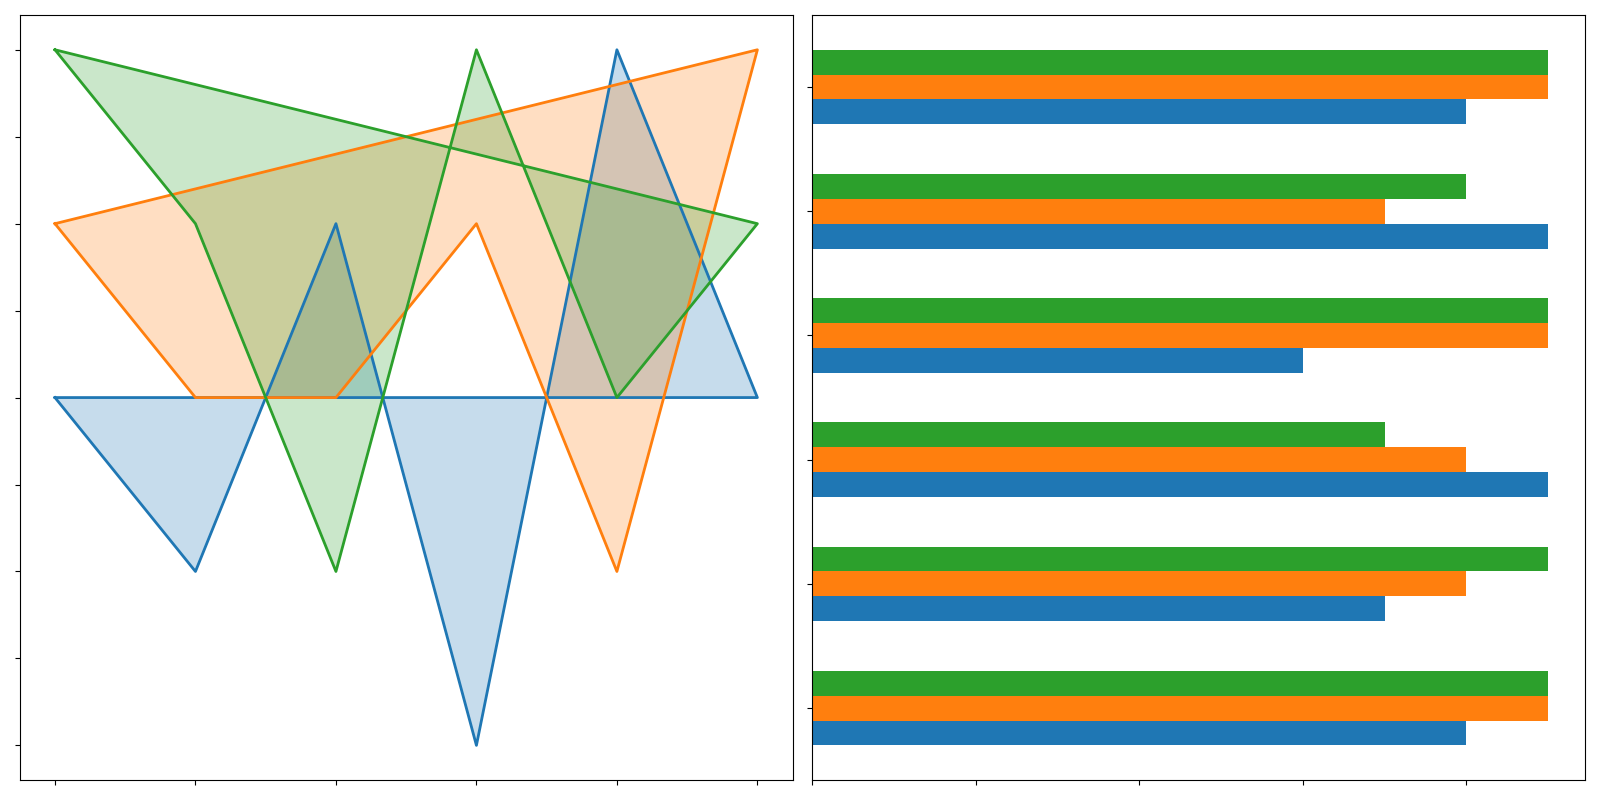

Recreate this plot in Python.
import matplotlib.pyplot as plt
import numpy as np

# Define proficiency data for each industry
proficiency_healthcare = [7, 6, 8, 5, 9, 7]
proficiency_finance = [8, 7, 7, 8, 6, 9]
proficiency_technology = [9, 8, 6, 9, 7, 8]

# Additional projected data for 2030
proficiency_projection_2030 = {
    'Healthcare': [8, 7, 9, 6, 9, 8],
    'Finance': [9, 8, 8, 9, 7, 9],
    'Technology': [9, 9, 7, 9, 8, 9]
}

num_vars = len(proficiency_healthcare)

# Compute angles for radar chart
angles = np.linspace(0, 2 * np.pi, num_vars, endpoint=False).tolist()
proficiency_healthcare += proficiency_healthcare[:1]
proficiency_finance += proficiency_finance[:1]
proficiency_technology += proficiency_technology[:1]
angles += angles[:1]

# Initialize the figure and subplots
fig, axs = plt.subplots(1, 2, figsize=(16, 8), subplot_kw={})
fig.subplots_adjust(wspace=0.5)

# Radar chart
ax = axs[0]
# ax.set_polar(True)
ax.plot(angles, proficiency_healthcare, linewidth=2, linestyle='solid', color='#1f77b4')
ax.fill(angles, proficiency_healthcare, alpha=0.25, color='#1f77b4')
ax.plot(angles, proficiency_finance, linewidth=2, linestyle='solid', color='#ff7f0e')
ax.fill(angles, proficiency_finance, alpha=0.25, color='#ff7f0e')
ax.plot(angles, proficiency_technology, linewidth=2, linestyle='solid', color='#2ca02c')
ax.fill(angles, proficiency_technology, alpha=0.25, color='#2ca02c')
ax.set_yticklabels([])
ax.set_xticks(angles[:-1])
ax.set_xticklabels([])

# Horizontal bar chart for projected 2030 data
ax2 = axs[1]
height = 0.2  
y = np.arange(num_vars)

# Bar positions and heights
ax2.barh(y - height, proficiency_projection_2030['Healthcare'], height, color='#1f77b4')
ax2.barh(y, proficiency_projection_2030['Finance'], height, color='#ff7f0e')
ax2.barh(y + height, proficiency_projection_2030['Technology'], height, color='#2ca02c')

ax2.set_yticks(y)
ax2.set_yticklabels([])
ax2.set_xticklabels([])

plt.tight_layout()
plt.show()
